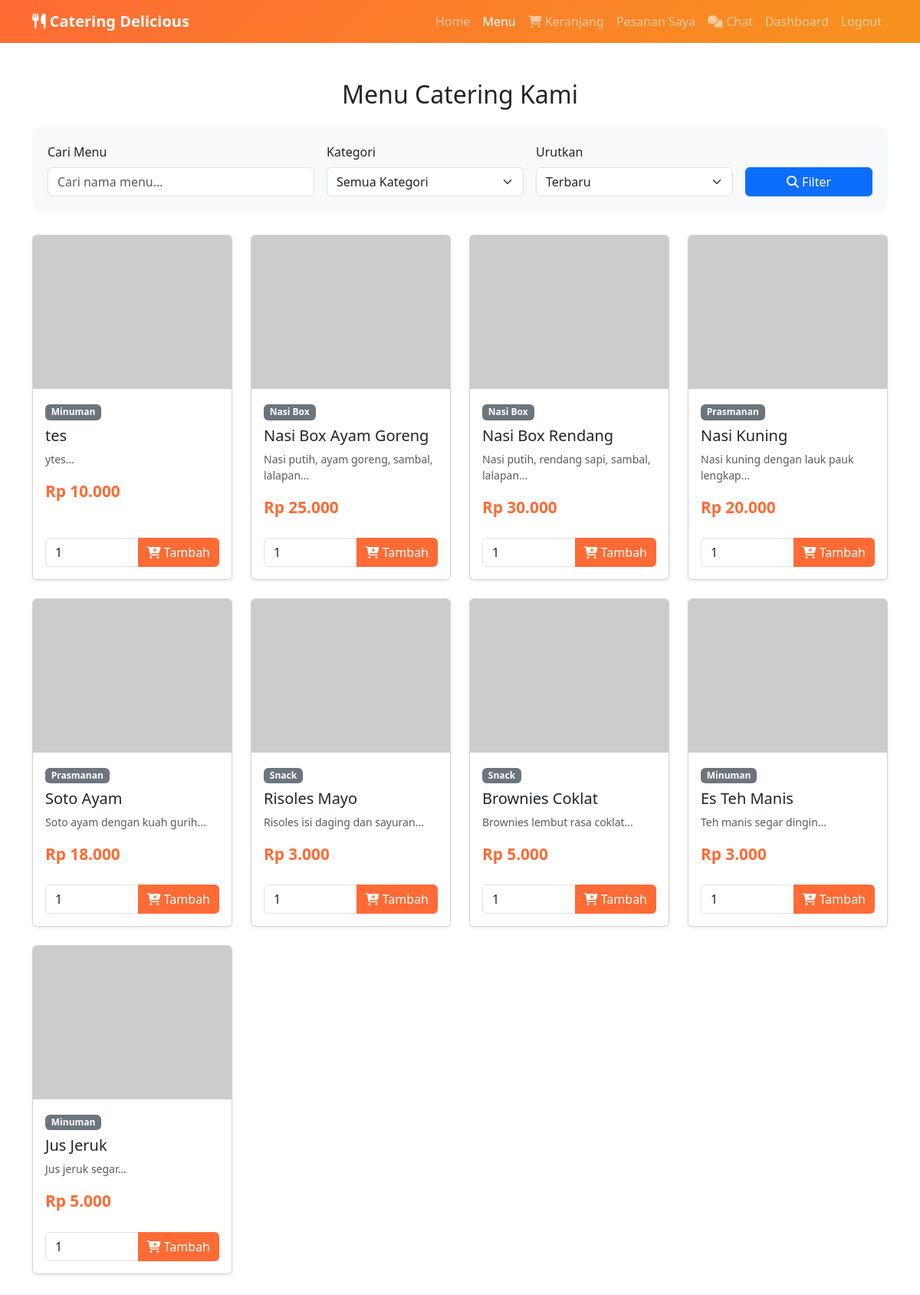
The app's page /menu.php (signed in), older data.
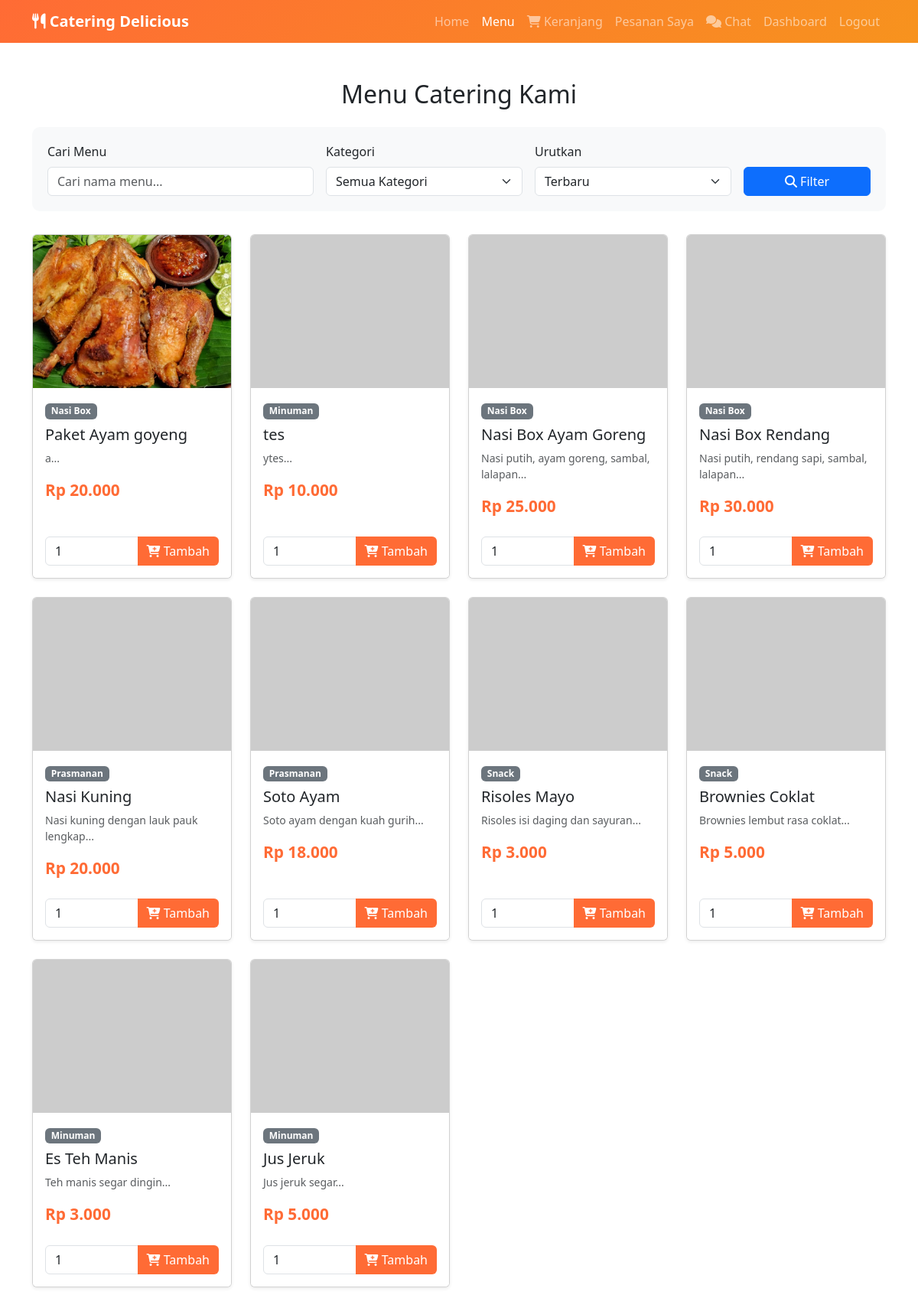
The same page, newer data.
### tables this page shows
CREATE TABLE `menu` (
  `id` int(11) NOT NULL,
  `kategori_id` int(11) DEFAULT NULL,
  `nama_menu` varchar(100) NOT NULL,
  `deskripsi` text DEFAULT NULL,
  `harga` int(11) DEFAULT NULL,
  `gambar` varchar(255) DEFAULT NULL,
  `status` enum('tersedia','habis') DEFAULT 'tersedia',
  `created_at` timestamp NOT NULL DEFAULT current_timestamp()
);

CREATE TABLE `kategori` (
  `id` int(11) NOT NULL,
  `nama_kategori` varchar(50) NOT NULL,
  `deskripsi` text DEFAULT NULL
);

### config.php (called while the page is built, shortened)
<?php
function format_rupiah($angka) {
    return "Rp " . number_format($angka, 0, ',', '.');
}
function is_logged_in() {
    return isset($_SESSION['user_id']);
}
function is_admin() {
    return isset($_SESSION['role']) && $_SESSION['role'] === 'admin';
}

### menu.php (the view, shortened to what this page needs)
<?php
require_once 'config.php';
$search = isset($_GET['search']) ? ($_GET['search']) : '';
$sort = isset($_GET['sort']) ? ($_GET['sort']) : 'terbaru';
$query = "SELECT m.*, k.nama_kategori FROM menu m
          LEFT JOIN kategori k ON m.kategori_id = k.id
          WHERE m.status = 'tersedia'";
switch ($sort) {
    default:
        $query .= " ORDER BY m.created_at DESC";
}
$result_menu = mysqli_query($conn, $query);
?>
<!DOCTYPE html>
<html lang="id">
<head>
    <link href="https://cdn.jsdelivr.net/npm/bootstrap@5.3.0/dist/css/bootstrap.min.css" rel="stylesheet">
    <link rel="stylesheet" href="https://cdnjs.cloudflare.com/ajax/libs/font-awesome/6.4.0/css/all.min.css">
</head>
<body>
    <nav class="navbar navbar-expand-lg navbar-dark sticky-top">
        <div class="container">
            <a class="navbar-brand fw-bold" href="index.php">
                <i class="fas fa-utensils"></i> Catering Delicious
            </a>
            <div class="collapse navbar-collapse" id="navbarNav">
                <ul class="navbar-nav ms-auto">
                    <li class="nav-item"><a class="nav-link" href="index.php">Home</a></li>
                    <li class="nav-item"><a class="nav-link active" href="menu.php">Menu</a></li>
                    <?php if (is_logged_in()): ?>
                        <li class="nav-item"><a class="nav-link" href="cart.php">
                            <i class="fas fa-shopping-cart"></i> Keranjang
                        </a></li>
                        <li class="nav-item"><a class="nav-link" href="pesanan.php">Pesanan Saya</a></li>
                        <li class="nav-item"><a class="nav-link" href="chat.php"><i class="fas fa-comments"></i> Chat</a></li>
                        <?php if (is_admin()): ?>
                            <li class="nav-item"><a class="nav-link" href="admin/">Dashboard</a></li>
                        <?php endif; ?>
                        <li class="nav-item"><a class="nav-link" href="logout.php">Logout</a></li>
                    <?php else: ?>
                        <li class="nav-item"><a class="nav-link" href="login.php">Login</a></li>
                    <?php endif; ?>
                </ul>
            </div>
        </div>
    </nav>
    <div class="container my-5">
        <h2 class="text-center mb-4">Menu Catering Kami</h2>
        <div class="filter-section">
            <form method="GET" class="row g-3">
                <div class="col-md-4">
                    <label class="form-label">Cari Menu</label>
                    <input type="text" class="form-control" name="search" placeholder="Cari nama menu..." value="<?php echo $search; ?>">
                </div>
                <div class="col-md-3">
                    <label class="form-label">Kategori</label>
                    <select class="form-select" name="kategori">
                        <option value="">Semua Kategori</option>
                    </select>
                </div>
                <div class="col-md-3">
                    <label class="form-label">Urutkan</label>
                    <select class="form-select" name="sort">
                        <option value="terbaru" <?php echo $sort == 'terbaru' ? 'selected' : ''; ?>>Terbaru</option>
                    </select>
                </div>
                <div class="col-md-2 d-flex align-items-end">
                    <button type="submit" class="btn btn-primary w-100">
                        <i class="fas fa-search"></i> Filter
                    </button>
                </div>
            </form>
        </div>
        <div class="row">
            <?php if (mysqli_num_rows($result_menu) > 0): ?>
                <?php while($menu = mysqli_fetch_assoc($result_menu)): ?>
                <div class="col-md-4 col-lg-3 mb-4">
                    <div class="card menu-card shadow-sm">
                        <img src="<?php echo $menu['gambar'] ? $menu['gambar'] : 'https://via.placeholder.com/300x200?text=Menu'; ?>"
                             class="card-img-top" alt="<?php echo $menu['nama_menu']; ?>"
                             style="height: 200px; object-fit: cover;">
                        <div class="card-body">
                            <span class="badge bg-secondary mb-2"><?php echo $menu['nama_kategori']; ?></span>
                            <h5 class="card-title"><?php echo $menu['nama_menu']; ?></h5>
                            <p class="card-text text-muted small"><?php echo substr($menu['deskripsi'], 0, 60); ?>...</p>
                            <div class="d-flex justify-content-between align-items-center">
                                <span class="price-tag"><?php echo format_rupiah($menu['harga']); ?></span>
                            </div>
                        </div>
                        <div class="card-footer bg-white border-0">
                            <?php if (is_logged_in()): ?>
                            <form method="POST" action="cart_action.php">
                                <div class="input-group mb-2">
                                    <input type="number" class="form-control" name="quantity" value="1" min="1" required>
                                    <button type="submit" class="btn btn-cart">
                                        <i class="fas fa-cart-plus"></i> Tambah
                                    </button>
                                </div>
                            </form>
                            <?php else: ?>
                            <a href="login.php" class="btn btn-primary w-100">Login untuk Pesan</a>
                            <?php endif; ?>
                        </div>
                    </div>
                </div>
                <?php endwhile; ?>
            <?php endif; ?>
        </div>
    </div>
</body>
</html>

### menu.php (style rules this page uses)
:root { --primary-color: #FF6B35; --secondary-color: #F7931E; }
.navbar { background: linear-gradient(135deg, var(--primary-color), var(--secondary-color)); }
.filter-section { background: #f8f9fa; padding: 20px; border-radius: 10px; margin-bottom: 30px; }
.menu-card { transition: transform 0.3s; height: 100%; }
.price-tag { font-size: 1.3rem; color: var(--primary-color); font-weight: bold; }
.btn-cart { background: var(--primary-color); border: none; color: white; }

Row changes from the older to the newer data that the page shows:
added menu: gambar (picture), kategori.nama_kategori "Nasi Box", nama_menu "Paket Ayam goyeng", deskripsi "a", harga "Rp 20.000"
